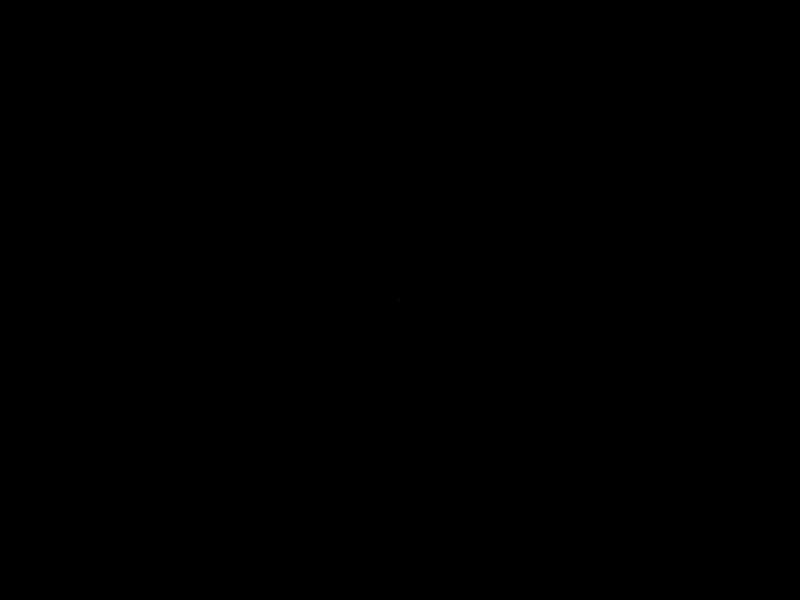
Frame 1 (no input)
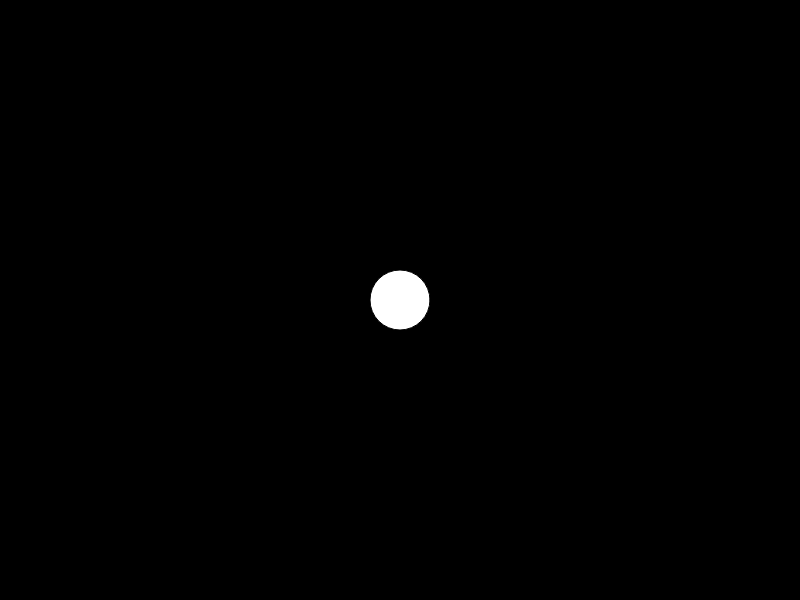
Frame 60 (no input)
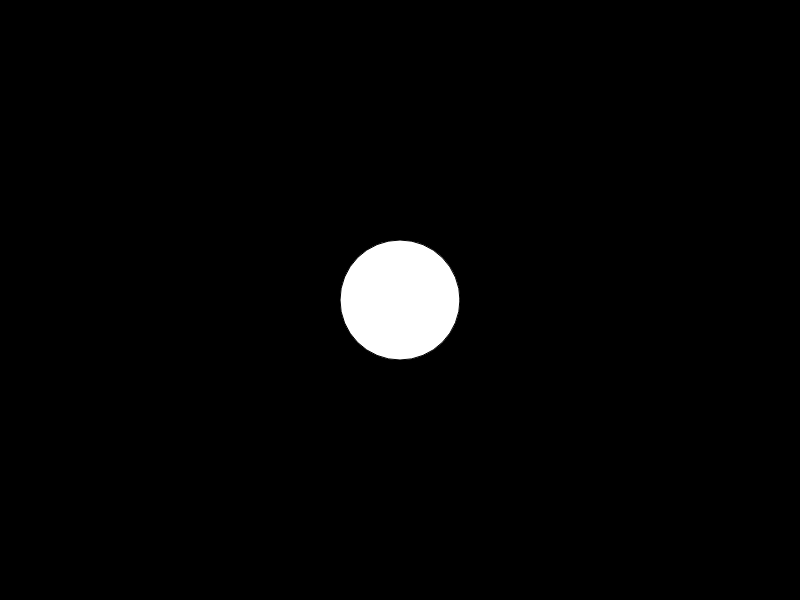
Frame 120 (the mouse pressed at the canvas centre since frame 60)

The p5.js sketch that drew these frames (run headless with seeded random() and noise() and a simulated clock; from frame 60 on, the mouse is pressed at the canvas centre):

// p5.js sketch
// ── sketch.js
d = 1;

//creates canvas
function setup(){
  createCanvas(800,600);
}
//draws black background
function draw(){
  background(0,0,0);
  //creates an ellipse with a varying diameter
  ellipse(400,300,d);
  //increments the diameter value
  d++;
  //loop to check if size of diameter is greater than 200, if it is, it resets it to 1
  if(d > 200){
    d =1;
  }
  
}
